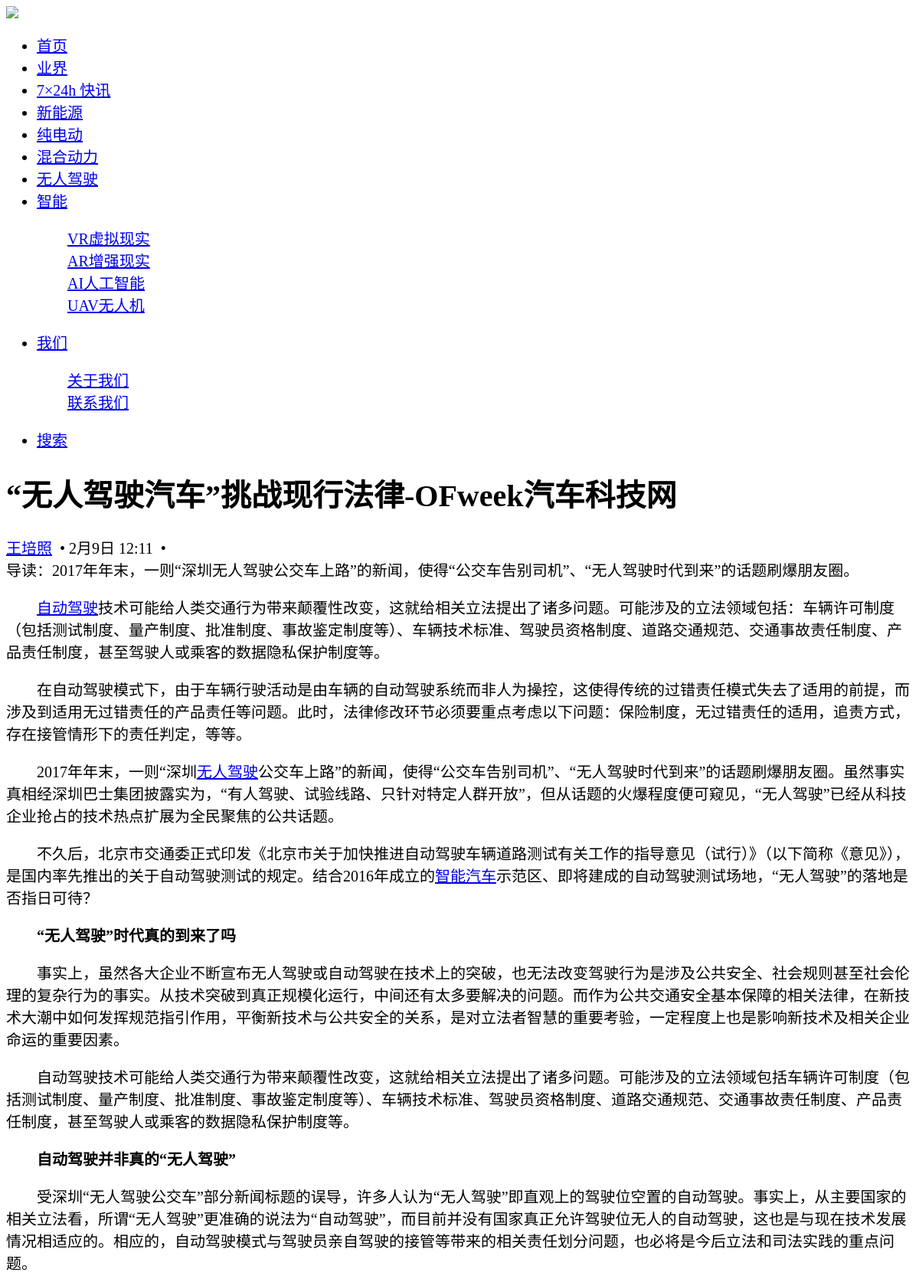
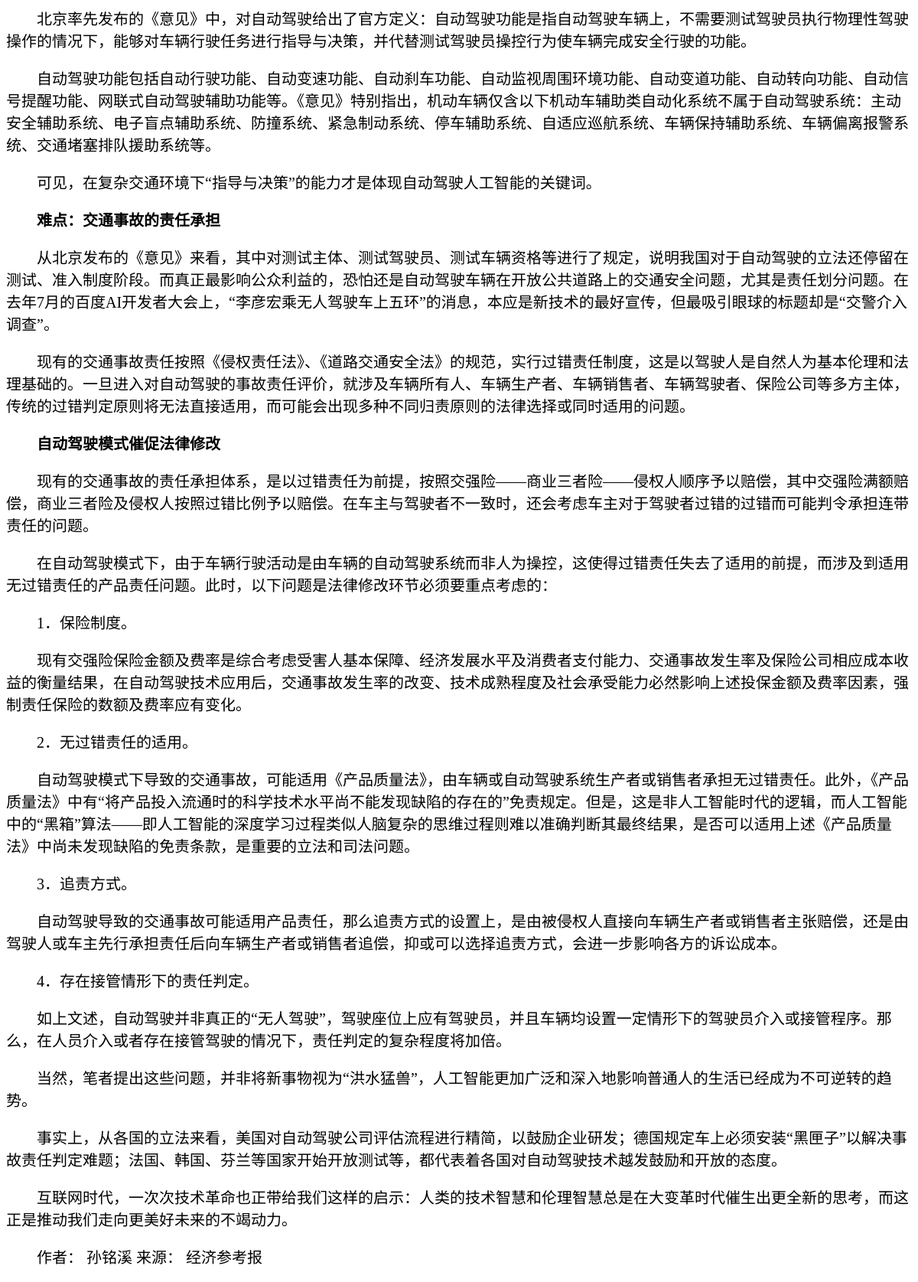
Screenshot of /p/47.html (upper part) with the database file from the repository (2 pictures, top to bottom).
### tables this page shows
CREATE TABLE `tab_news` (
  `id` int(10) NOT NULL AUTO_INCREMENT COMMENT '编号',
  `term_id` smallint(5) NOT NULL DEFAULT '0' COMMENT '分类',
  `title` varchar(255) DEFAULT NULL COMMENT '产品标题',
  `ft_title` text COMMENT '分词标题(全文检索)',
  `from` varchar(30) DEFAULT '' COMMENT '来源',
  `author` varchar(30) DEFAULT '' COMMENT '作者',
  `tags` varchar(255) DEFAULT NULL COMMENT '标签',
  `keywords` varchar(255) DEFAULT NULL COMMENT '文章关键字',
  `content` longtext COMMENT '产品内容',
  `summary` text COMMENT '产品描述摘要',
  `isHidden` enum('0','1') NOT NULL DEFAULT '0' COMMENT '1标记为删除，0标记为正常',
  `views` int(10) NOT NULL DEFAULT '0' COMMENT '浏览次数',
  `is_commend` enum('0','1') NOT NULL DEFAULT '0' COMMENT '是否为推荐',
  `is_issue` enum('0','1') NOT NULL DEFAULT '0' COMMENT '是否发布:1为已发布; 0为待审核',
  `SEOKeywords` varchar(255) DEFAULT NULL COMMENT 'SEO关键词',
  `SEODescription` varchar(500) DEFAULT NULL COMMENT 'SEO描述',
  `thumb` varchar(255) DEFAULT NULL COMMENT '缩略图',
  `praises` int(10) NOT NULL DEFAULT '0' COMMENT '赞个数',
  `update_time` datetime DEFAULT NULL COMMENT '更新时间日期',
  `create_time` datetime DEFAULT NULL COMMENT '创建时间日期',
  `sort` int(10) NOT NULL DEFAULT '0' COMMENT '排序',
  `uid` int(10) DEFAULT NULL COMMENT '创建者ID',
  `lang` enum('en','cn') DEFAULT 'cn' COMMENT '语言标记：cn为中文;en为英文',
  PRIMARY KEY (`id`),
  FULLTEXT KEY `ft_title` (`ft_title`)
);

### application/core/Fzhao_Controller.php (called while the page is built, shortened)
<?php
class Client_Controller extends My_Controller {
    public function view($path, $data = array()) {
        $this->load->model('default/home_model');
        $data['options'] = $this->common->getOptionsByOption_name('company');
        $data['links'] = $this->home_model->getLinks('link');
        $data['foot_mappings'] = array(
            'contactUs' => 'contact',
            'products' => 'products',
            'sheji' => 'sheji',
            'cases' => 'cases',
            'company' => 'company'
        );
        $data['foot_terms'] = $this->home_model->getTermByTaxonomy(array('contactUs', 'products', 'sheji', 'cases', 'company'));
        $this->load->view('default/'.$path, $data);
    }
}

### application/controllers/News.php (called while the page is built, shortened)
<?php
class News extends Client_Controller {
    public function __construct() {
        $this->load->model('default/news_model', 'admin');
        $this->load->model('default/tag_model', 'tag');
    }
    public function detail() {
        $id = post_get('id', 2);
        $data = $this->admin->getRowById($id);
        $data['term_name'] = $this->admin->getTermById(intval($data['term_id']), 'name');
        $data['related'] = $this->admin->getRelatedNews($data);
        $data['interested'] = $this->admin->getInterestedNews($data);
        $data['tags'] = $this->tag->get_tags($data['tags']);
        $prev = $this->admin->getPrev($data);
        if ($prev && $prev['tags']) {
            $prev['tags'] = $this->tag->get_tags($prev['tags']);
        }
        $data['prev'] = $prev;
        $next = $this->admin->getNext($data);
        if ($next && $next['tags']) {
            $next['tags'] = $this->tag->get_tags($next['tags']);
        }
        $data['next'] = $next;
        $other = array();
        $data['other'] = $other;
        $this->view('detail', $data);
    }
    private function _record_view($data) {
        $sign = md5(real_ip() . intval($data['id']));
        $viewRecordStatus = $this->session->$sign;
        if (!$viewRecordStatus || _TIME_ - $viewRecordStatus > VIEW_NEWS_RECORD_INTERVAL) {
            $this->admin->trans_start();
            $this->admin->dbSet('news', array('views' => 'views + 1'), array('id' => $data['id'], 'isHidden' => '0'));
            $this->admin->dbSet('term', array('views' => 'views + 1'), array('id' => $data['term_id'], 'isHidden' => '0'));
            $record = array(
                'type' => 'views',
                'oid' => $data['id'],
                'ip' => real_ip(),
                'create_time' => _DATETIME_
            );
            $this->admin->dbInsert('records',$record);
            $this->admin->trans_complete();
        }
        $this->session->$sign = _TIME_;
        return true;
    }
}

### index.php (called while the page is built, shortened)
<?php
require_once BASEPATH.'core/CodeIgniter.php';

### application/models/default/news_model.php (called while the page is built, shortened)
<?php
class News_model extends Fzhao_Model {
    public function __construct() {
        $this->table = 'news';
        $this->primary_key = $this->dbPrimary($this->table);
    }
}

### application/core/Fzhao_Model.php (called while the page is built, shortened)
<?php
class Fzhao_Model extends CI_Model {
    public $table;
    public $primary_key;
    public function trans_start($debug = false) {
        $this->db->trans_start($debug);
    }
    public function trans_complete() {
        $this->db->trans_complete();
    }
    public function dbSet($table, $data, $conditions) {
        $this->db->where($conditions);
        $this->db->set(key($data), current($data), FALSE);
        return $this->db->update($table);
    }
    public function dbPrimary($tablename) {
        return $this->db->primary($tablename);
    }
    public function getData($params) {
        $params = $this->_get_conditions($params);
        extract($params);
        if ($compiled) {
            $this->db->from($table);
        } else {
            $this->db->select($fields, ($escape === false ? false : true))->from($table);
        }
        if ($_conditions) {
            foreach ($_conditions as $item) {
                $this->db->where($item);
            }
        }
        if ($_order) {
            if (is_array($_order)) {
                foreach ($_order as $item) {
                    list($key, $value) = each($item);
                    $this->db->order_by($key, $value);
                }
            } else {
                $this->db->order_by($_order);
            }
        }
        if ($ins) {
            foreach ($ins as $item) {
                list($key, $value) = each($item);
                $this->db->where_in($key, $value);
            }
        }
        if ($row) {
            return $this->db->get()->row_array();
        }
        if ($count) {
            return $this->db->count_all_results();
        }
        return $this->db->get()->result_array();
    }
    protected function _get_conditions($params) {
        $arr = array(
            'fields' => '*',
            'table' => '',
            'conditions' => '',
            '_conditions' => '',
            'limit' => '',
            'order' => '',
            '_order' => '',
            'join' => '',
            'count' => '',
            'concat' => '',
            'in' => '',
            'ins' => '',
            'not_ins' => '',
            'or' => '',
            'row' => '',
            'orders' => '',
            'group' => '',
            'like' => '',
            'likes' => '',
            'or_likes' => '',
            'where' => '',
            'distinct' => '',
            'having' => '',
            'having_bool' => '',
            'escape' => '',
            'assoc' => '',
            'compiled' => '',
        );
        return array_merge($arr, $params);
    }
    function getRowById($id) {
        $result = $this->getData(array(
            'fields' => '*',
            'table' => $this->table,
            'conditions' => array($this->primary_key => $id),
            'row' => true
        ));
        return $result;
    }
}

### application/views/default/detail.php (the view, shortened to what this page needs)
<?php include('header.php');?>
<?=css_url('detail.css')?>
<div id="app">
    <div class="pagewrap">
        <div class="mainlib">
            <div class="center_content">
                <h1><?=$title?></h1>
                <div class="content-font article-detail">
                    <div class="am-cf author-panel">
                        <div class="author am-fl">
                            <a href="javascript:;" class="am-fl"><span class="name"><?=$author?></span></a>
                            <span class="time am-fl"><span class="dot">&nbsp;•&nbsp;</span><abbr class="time"><?=TimeLine(strtotime($create_time))?></abbr></span>
                            <span class="time am-fl"><span class="dot">&nbsp;•&nbsp;</span><abbr class="time"><?=$term_name?></abbr></span>
                        </div>
                    </div>
                    <section class="summary"><?=$summary?></section>
                    <div class="content-wrapper">
                        <div><?=html_entity_decode($content)?></div>
                    </div>
                </div>
            </div>
        </div>
    </div>
</div>
<?php include('footer.php');?>

### application/views/default/footer.php (style rules this page uses)
body { background-attachment:fixed; }

### rows the page displays
tab_news: title "“无人驾驶汽车”挑战现行法律-OFweek汽车科技网", author "王培照", create_time "2月9日 12:11", summary "导读：2017年年末，一则“深圳无人驾驶公交车上路”的新闻，使得“公交车告别司机”、“无人驾驶时代到来”的话题刷爆朋友圈。", content "自动驾驶 技术可能给人类交通行为带来颠覆性改变，这就给相关立法提出了诸多问题。可能涉及的立法领域包括：车辆许可制度（包括测试制度、量产制度、批准制度、事故鉴定制度等）、车辆技术标准、驾驶员资格制度、道路交通规范、交通事故责任制度、产品责任制度，甚至驾驶人或乘客的数据隐私保护制度等。 在自动驾驶模式下，由于车辆行驶活动是由车辆的自动驾驶系统而非人为操控，这使得传统的过错责任模式失去了适用的前提，而涉及到适用无过错责任的产品责任等问题。此时，法律修改环节必须要重点考虑以下问题：保险制度，无过错责任的适用，追责方式，存在接管情形下的责任判定，等等。 2017年年末，一则“深圳 无人驾驶 公交车上路”的新闻，使得“公交车告别司机”、“无人驾驶时代到来”的话题刷爆朋友圈。虽然事实真相经深圳巴士集团披露实为，“有人驾驶、试验线路、只针对特定人群开放”，但从话题的火爆程度便可窥见，“无人驾驶”已经从科技企业抢占的技术热点扩展为全民聚焦的公共话题。 不久后，北京市交通委正式印发《北京市关于加快推进自动驾驶车辆道路测试有关工作的指导意见（试行）》（以下简称《意见》），是国内率先推出的关于自动驾驶测试的规定。结合2016年成立的 智能汽车 示范区、即将建成的自动驾驶测试场地，“无人驾驶”的落地是否指日可待？ “无人驾驶”时代真的到来了吗…"
